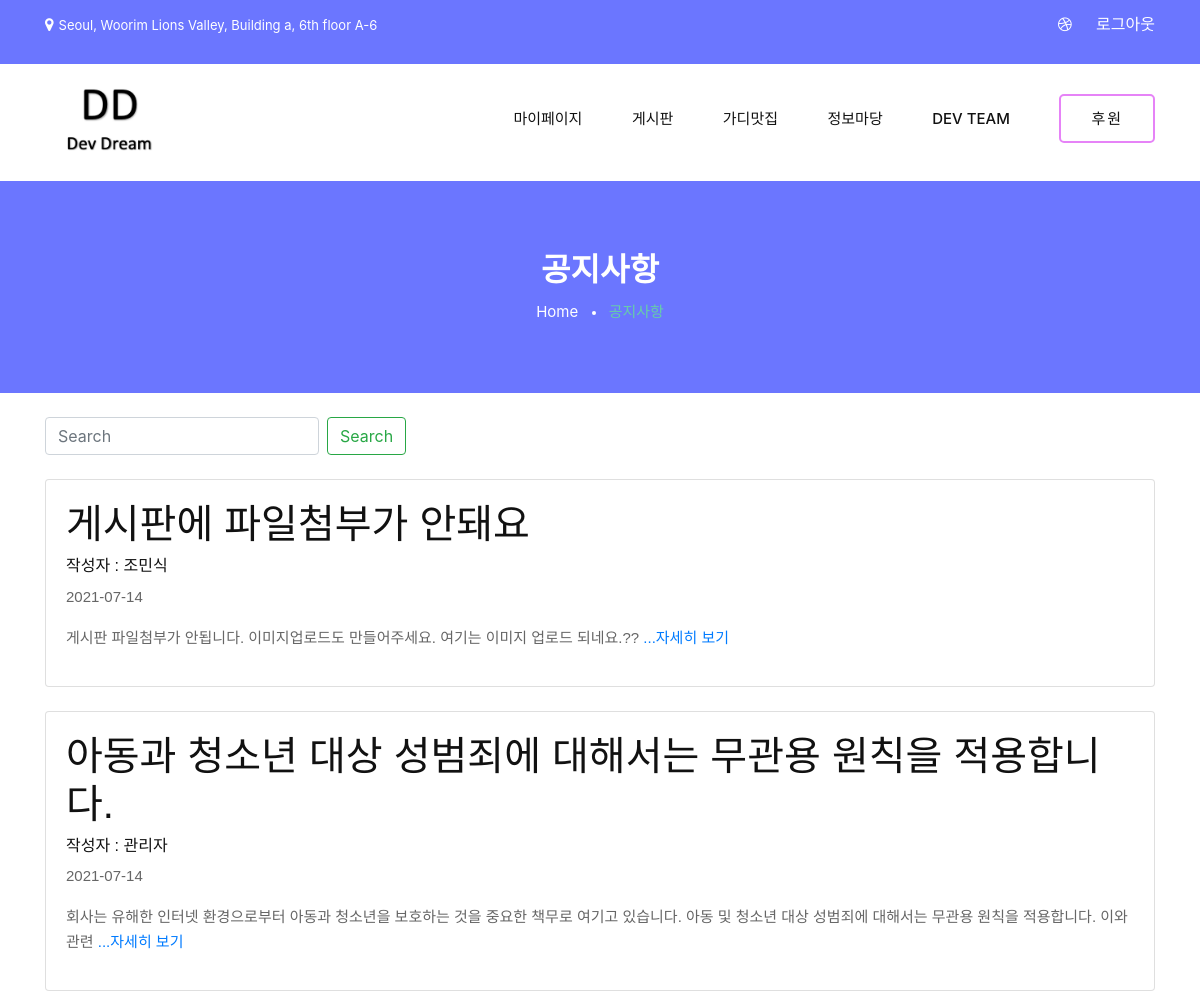
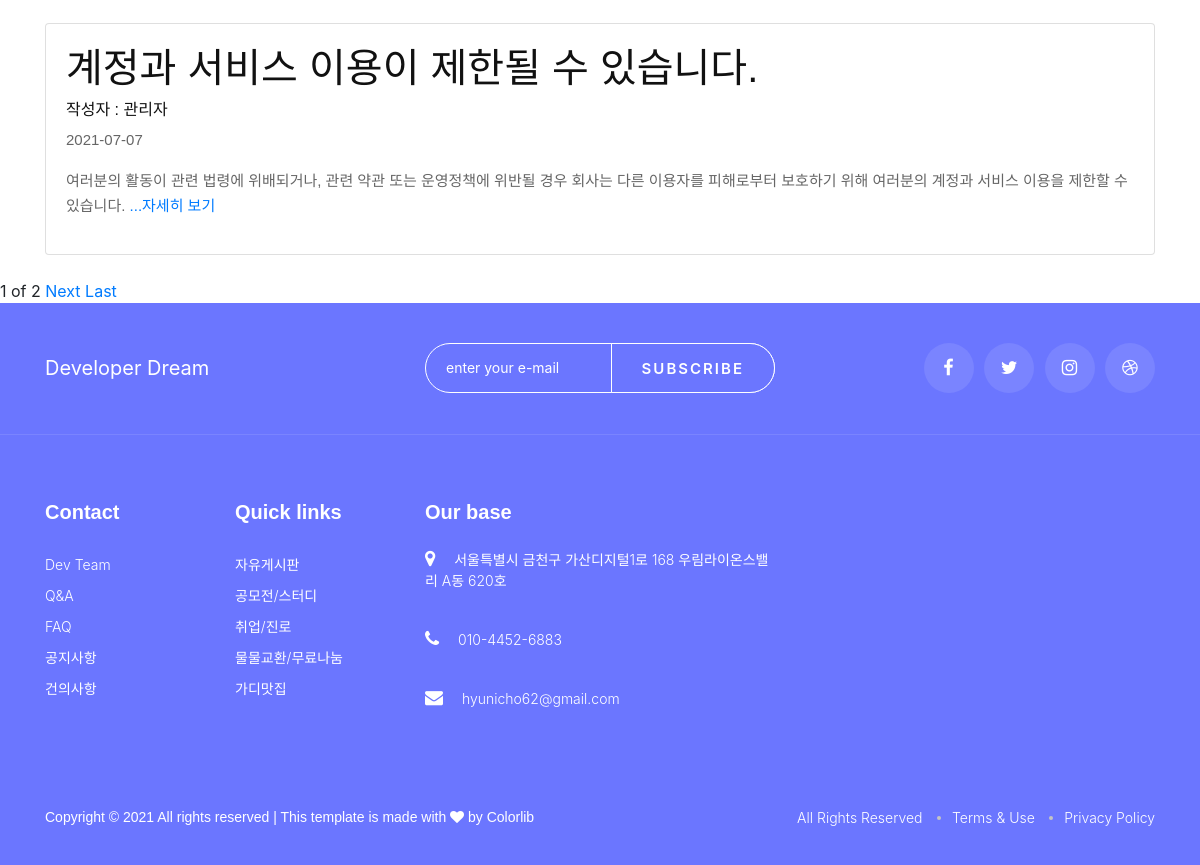
/calcapp/notice/ (signed in), run on the app's committed database (2 pictures, top to bottom).
### calcapp/models.py (models this page shows, shortened)
class Blog(models.Model):
    title = models.CharField(max_length=200)
    pub_date = models.DateTimeField('date published')
    body = models.TextField()
    images = models.ImageField(blank=True, upload_to="notice_img", null=True)
    user = models.CharField(max_length=20) # main user db랑 연결 해야함
    board_kind = models.CharField(max_length=20)
    def summary(self):
        return self.body[:100]

### calcapp/views.py (the view)
# urls.py: path('notice/', views.notice, name='notice'),
def notice(request):
    blogs = Blog.objects.all()
    blog_list = Blog.objects.all().order_by('-id')
    paginator = Paginator(blog_list,3) # 3개씩
    page = request.GET.get('page')
    posts = paginator.get_page(page)
    return render(request,'calcapp/notice.html', {'blogs':blogs,'posts':posts} )

### templates/calcapp/notice.html (shortened to what this page needs)
{% extends 'mainpage/mainpage.html' %}
{% block content %}
<link rel="stylesheet" href="https://stackpath.bootstrapcdn.com/bootstrap/4.4.1/css/bootstrap.min.css"
>
<section class="breadcrumb-option spad set-bg" data-setbg="/static/img/submain-bg.png">
    <div class="container">
        <div class="row">
            <div class="col-lg-12 text-center">
                <div class="breadcrumb__text">
                        <h2>공지사항</h2>
                        <div class="breadcrumb__links">
                        <a href="{% url 'mainpage:mainhome' %}">Home</a>
                        <span>
                        <span style="color:mediumaquamarine;">공지사항</span>
                    </div>
                </div>
            </div>
        </div>
    </div>
</section>
<br>
<div class="container">
<form class="form-inline my-2 my-lg-0" action="{% url 'calcapp:search' %}" method="post">
    <input class="form-control mr-sm-2" type="search" placeholder="Search" aria-label="Search" name="q"
        value="{{q}}">
    <button class="btn btn-outline-success my-2 my-sm-0" type="submit">Search</button>
</form>
</div>
<br>
{% for blog in posts %}
<div class="container">
    <div class="card">
        <div class="card-body">
            <h1>{{ blog.title }}</h1>
            <h6>작성자 : {{ blog.user }}</h6>
            <p>{{ blog.pub_date | date:"Y-m-d" }}</p>
            <p>{{ blog.summary }}<a href="{% url 'calcapp:detail' blog.id %}"> ...자세히 보기</a></p>
        </div>
    </div>
</div>
<br>
{% endfor %}
<span>{{posts.number}}</span>
<span>of</span>
<span>{{posts.paginator.num_pages}}</span>
{%if posts.has_next%}
<a href="?page={{posts.next_page_number}}">Next</a>
<a href="?page={{posts.paginator.num_pages}}">Last</a>
{%endif%}
{% endblock content %}

### static/css/style.css (style rules this page uses)
html, body { height: 100%; font-family: "Poppins", sans-serif; -webkit-font-smoothing: antialiased; }
h1, h2, h3, h4, h5, h6 { margin: 0; color: #111111; font-weight: 400; font-family: "Poppins", sans-serif; }
h1 { font-size: 70px; }
h2 { font-size: 36px; }
h6 { font-size: 16px; }
p { font-size: 15px; font-family: "Poppins", sans-serif; color: #666666; font-weight: 400; line-height: 25px; margin: 0 0 15px 0; }
.set-bg { background-repeat: no-repeat; background-size: cover; background-position: top center; }
.spad { padding-top: 100px; padding-bottom: 100px; }
.breadcrumb-option { padding-top: 70px; padding-bottom: 70px; }
.breadcrumb__text h2 { color: #ffffff; font-weight: 700; text-transform: uppercase; margin-bottom: 10px; }
.breadcrumb__links a { font-size: 15px; color: #ffffff; margin-right: 26px; display: inline-block; position: relative; }
.breadcrumb__links a:after { position: absolute; right: -18px; top: 10px; height: 4px; width: 4px; background: #ffffff; content: ""; border-radius: 50%; }
.breadcrumb__links span { font-size: 15px; color: #13a2b7; display: inline-block; }
@media only screen and (min-width: 1200px) { .container { max-width: 1170px; } }

### templates/mainpage/load-box.html (style rules this page uses)
.breadcrumb__links span { color:white; }

### data on the page
Blog: title "게시판에 파일첨부가 안돼요", user "조민식", pub_date "2021-07-14", summary "게시판 파일첨부가 안됩니다. 이미지업로드도 만들어주세요. 여기는 이미지 업로드 되네요.??"
Blog: title "아동과 청소년 대상 성범죄에 대해서는 무관용 원칙을 적용합니다.", user "관리자", pub_date "2021-07-14", summary "회사는 유해한 인터넷 환경으로부터 아동과 청소년을 보호하는 것을 중요한 책무로 여기고 있습니다. 아동 및 청소년 대상 성범죄에 대해서는 무관용 원칙을 적용합니다. 이와 관련"
Blog: title "계정과 서비스 이용이 제한될 수 있습니다.", user "관리자", pub_date "2021-07-07", summary "여러분의 활동이 관련 법령에 위배되거나, 관련 약관 또는 운영정책에 위반될 경우 회사는 다른 이용자를 피해로부터 보호하기 위해 여러분의 계정과 서비스 이용을 제한할 수 있습니다."

### other printed values
{{ posts.number }} "1"
{{ posts.paginator.num_pages }} "2"
